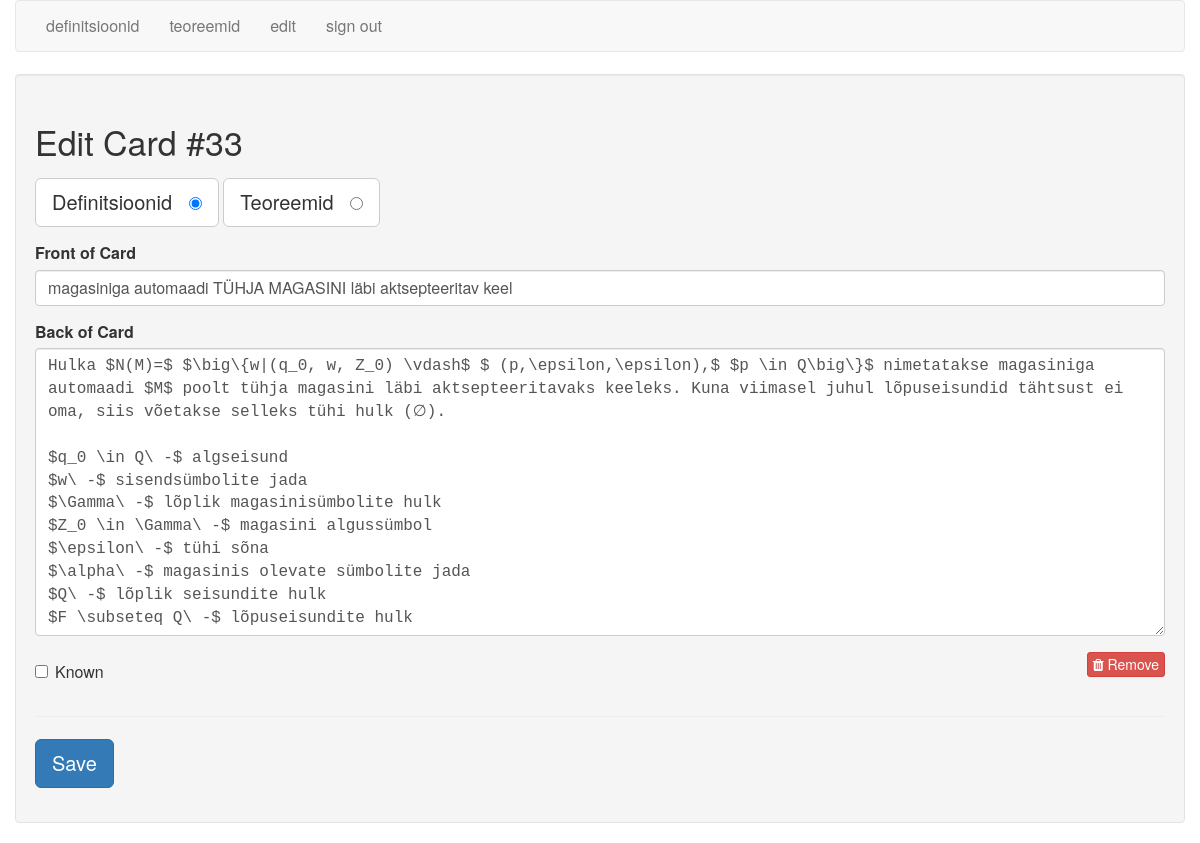
Screenshot of /edit/33 (signed in) with the database file from the repository.
### tables this page shows
CREATE TABLE cards (
  id integer primary key autoincrement,
  type tinyint not null, /* 1 for vocab, 2 for code */
  front text not null,
  back text not null,
  known boolean default 0
);

### flash_cards.py (the view)
@app.route('/edit/<card_id>')
def edit(card_id):
    if not session.get('logged_in'):
        return redirect(url_for('login'))
    db = get_db()
    query = '''
        SELECT id, type, front, back, known
        FROM cards
        WHERE id = ?
    '''
    cur = db.execute(query, [card_id])
    card = cur.fetchone()
    return render_template('edit.html', card=card)

### flash_cards.py (called while the page is built)
def connect_db():
    rv = sqlite3.connect(app.config['DATABASE'])
    rv.row_factory = sqlite3.Row
    return rv

def get_db():
    if not hasattr(g, 'sqlite_db'):
        g.sqlite_db = connect_db()
    return g.sqlite_db

### templates/edit.html (shortened to what this page needs)
{% extends "layout.html" %}
{% block body %}
    <div class="well">
        <h2>Edit Card #{{ card.id }}</h2>
        <form action="{{ url_for('edit_card') }}" method="post" class="cardForm">
            <div class="form-group">
                <label for="general" class="btn btn-default btn-lg">Definitsioonid &nbsp;
                    <input type="radio" name="type" value="1"
                           id="general" {{ "checked" if (card.type == 1) else "" }} />
                </label>
                <label for="code" class="btn btn-default btn-lg">Teoreemid &nbsp;
                    <input type="radio" name="type" value="2" id="code" {{ "checked" if (card.type == 2) else "" }} />
                </label>
            </div>
            <div class="form-group">
                <label for="front">Front of Card</label>
                <input type="text" name="front" id="front" class="form-control" value="{{ card.front|e }}">
            </div>
            <div class="form-group">
                <label for="back">Back of Card</label>
                <textarea name="back"
                          class="form-control"
                          id="back"
                          placeholder="back of card"
                          rows="12">{{ card.back|e }}</textarea>
            </div>
            <div class="row">
                <div class="col-xs-6">
                    <div class="checkbox">
                        <label>
                            <input type="checkbox" name="known"
                                   value="1" {{ "checked" if (card.known == 1) else "" }} /> Known
                        </label>
                    </div>
                </div>
                <div class="col-xs-6 text-right">
                    <a href="{{ url_for('delete', card_id=card.id) }}" class="btn btn-danger btn-xs">
                        <i class="fa fa-trash"></i>
                        Remove
                    </a>
                </div>
            </div>
            <hr/>
            <div class="form-group">
                <button type="submit" class="saveButton btn btn-lg btn-primary">Save</button>
            </div>
        </form>
    </div>
{% endblock %}

### static/style.css (style rules this page uses)
textarea { font-family: monospace; }

### rows the page displays
cards: id "33", front "magasiniga automaadi TÜHJA MAGASINI läbi aktsepteeritav keel", back "Hulka $N(M)=$ $\\big\\{w|(q_0, w, Z_0) \\vdash$ $ (p,\\epsilon,\\epsilon),$ $p \\in Q\\big\\}$ nimetatakse magasiniga automaadi $M$ poolt tühja magasini läbi aktsepteeritavaks keeleks. Kuna viimasel juhul lõpuseisundid tähtsust ei oma, siis võetakse selleks tühi hulk (∅). $q_0 \\in Q\\ -$ algseisund $w\\ -$ sisendsümbolite jada $\\Gamma\\ -$ lõplik magasinisümbolite hulk $Z_0 \\in \\Gamma\\ -$ magasini algussümbol $\\epsilon\\ -$ tühi sõna $\\alpha\\ -$ magasinis olevate sümbolite jada $Q\\ -$ lõplik seisundite hulk $F \\subseteq Q\\ -$ lõpuseisundite hulk"
